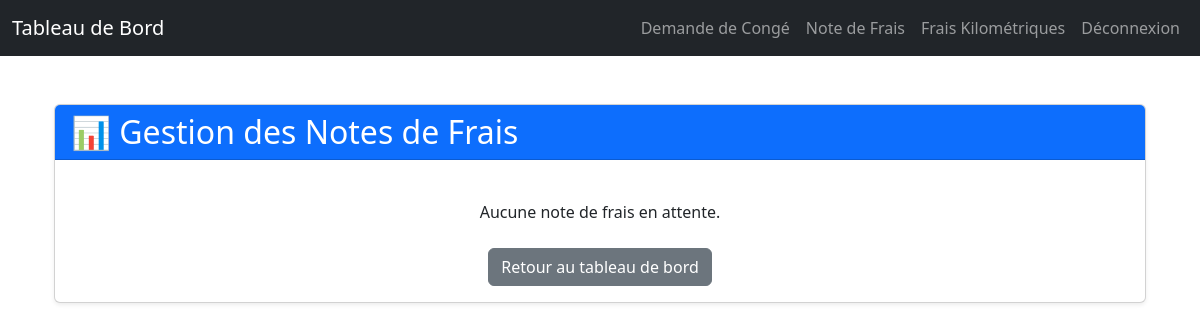
/manage-expenses/ (signed in), run on an earlier commit of the app's database.
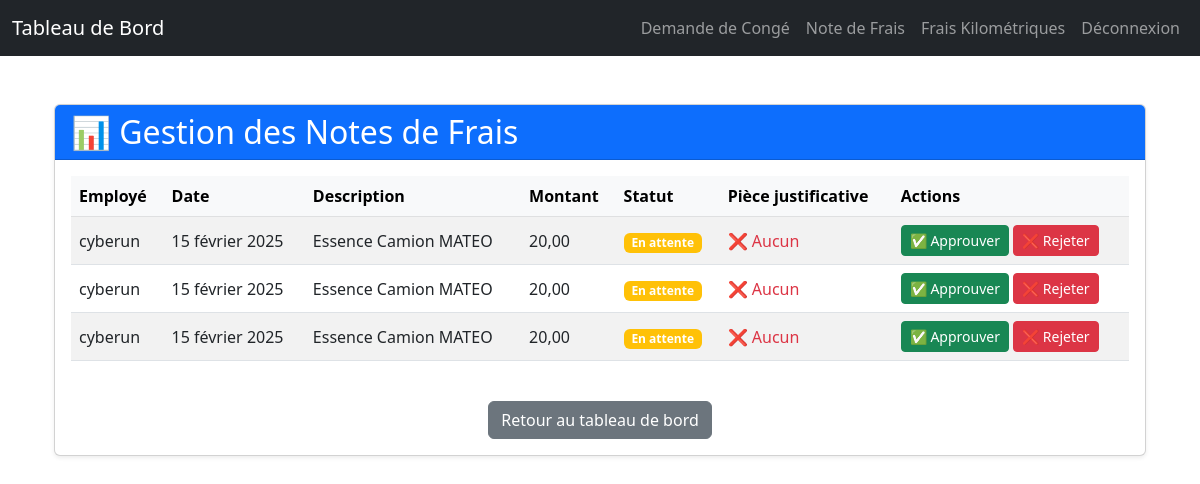
And on a later commit of the database.
### rh_management/models.py (models this page shows, shortened)
class ExpenseReport(models.Model):
    STATUS_CHOICES = [
        ('pending', 'En attente'),
        ('approved', 'Approuvée'),
        ('rejected', 'Rejetée')
    ]
    user = models.ForeignKey(User, on_delete=models.CASCADE)
    date = models.DateField()
    description = models.CharField(max_length=255)
    amount = models.DecimalField(max_digits=10, decimal_places=2)  # Montant HT
    vat = models.DecimalField(max_digits=5, decimal_places=2, default=0.0)  # ✅ Applique une TVA par défaut de 20%
    project = models.CharField(max_length=255, blank=True, null=True)
    location = models.CharField(max_length=255, blank=True, null=True)
    refacturable = models.BooleanField(default=False)
    receipt = models.FileField(upload_to="receipts/", blank=True, null=True)  # Champ pour les pièces justificatives
    status = models.CharField(max_length=10, choices=STATUS_CHOICES, default='pending')
    notification_emails = models.TextField(blank=True, null=True)  # Champ pour les adresses e-mail de notification

### rh_management/views.py (the view)
# urls.py: path("manage-expenses/", manage_expenses_view, name="manage_expenses"),  # Manage expenses
@login_required
@user_passes_test(is_hr)
def manage_expenses_view(request):
    pending_expenses = ExpenseReport.objects.filter(status='pending')
    return render(request, 'rh_management/manage_expenses.html', {'pending_expenses': pending_expenses})

### rh_management/views.py (called while the page is built)
def is_hr(user):
    return user.is_staff  # Seuls les RH peuvent approuver les congés
    return user.is_staff  # Seuls les RH peuvent approuver les congés

### templates/rh_management/manage_expenses.html (shortened to what this page needs)
{% extends "base.html" %}
{% block content %}
<div class="container mt-5">
    <div class="card shadow-sm">
        <div class="card-header bg-primary text-white">
            <h2 class="mb-0">📊 Gestion des Notes de Frais</h2>
        </div>
        <div class="card-body">
            {% if pending_expenses %}
            <div class="table-responsive">
                <table class="table table-striped table-hover">
                    <thead class="table-light">
                        <tr>
                            <th>Employé</th>
                            <th>Date</th>
                            <th>Description</th>
                            <th>Montant</th>
                            <th>Statut</th>
                            <th>Pièce justificative</th>
                            <th>Actions</th>
                        </tr>
                    </thead>
                    <tbody>
                        {% for expense in pending_expenses %}
                        <tr>
                            <td>{{ expense.user.username }}</td>
                            <td>{{ expense.date }}</td>
                            <td>{{ expense.description }}</td>
                            <td>{{ expense.amount }} {{ expense.currency }}</td>
                            <td>
                                <span class="badge bg-{% if expense.status == 'approved' %}success{% elif expense.status == 'rejected' %}danger{% else %}warning{% endif %}">
                                    {{ expense.get_status_display }}
                                </span>
                            </td>
                            <td>
                                {% if expense.receipt %}
                                    <a href="{{ expense.receipt.url }}" target="_blank" class="btn btn-outline-primary btn-sm">📄 Voir</a>
                                {% else %}
                                    <span class="text-danger">❌ Aucun</span>
                                {% endif %}
                            </td>
                            <td>
                                <a href="{% url 'approve_expense' expense.id %}" class="btn btn-success btn-sm">✅ Approuver</a>
                                <a href="{% url 'reject_expense' expense.id %}" class="btn btn-danger btn-sm">❌ Rejeter</a>
                            </td>
                        </tr>
                        {% endfor %}
                    </tbody>
                </table>
            </div>
            {% else %}
                <p class="text-center mt-4">Aucune note de frais en attente.</p>
            {% endif %}
            <div class="text-center mt-4">
                <a href="{% url 'dashboard' %}" class="btn btn-secondary">Retour au tableau de bord</a>
            </div>
        </div>
    </div>
</div>
{% endblock %}

What changed in the data, as far as the page shows it:
added ExpenseReport: user.username "cyberun", date "15 février 2025", description "Essence Camion MATEO", amount "20,00", status "En attente", receipt "❌ Aucun"
added ExpenseReport: user.username "cyberun", date "15 février 2025", description "Essence Camion MATEO", amount "20,00", status "En attente", receipt "❌ Aucun"
added ExpenseReport: user.username "cyberun", date "15 février 2025", description "Essence Camion MATEO", amount "20,00", status "En attente", receipt "❌ Aucun"
Also different on the page:
text no longer shown: "Aucune note de frais en attente."
text now shown: "Employé Date Description Montant Statut Pièce justificative Actions"
